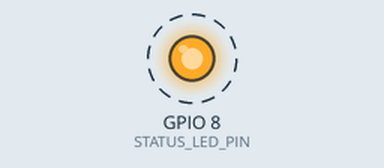
A sketch run on a simulated ESP32-C3. Shown: output pins drawn as LEDs (lit = HIGH). Dashed ring = blinking. What the sketch prints to the serial monitor is not drawn.

Above: at 0.2 s.
Timing chart, 0 to 3.0 s (numbered marks = the images above):
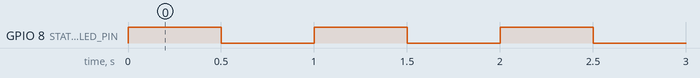

Measured:
- by itself, GPIO 8 (STATUS_LED_PIN): alternates HIGH for 0.50 s and LOW for 0.50 s

The sketch:

board_bringup.ino
```cpp
#include <Arduino.h>

// Board: ESP32C3 Dev Module
// Tools > USB CDC On Boot: Enabled
// First test: USB power only, with no external circuits connected.
// Common black C3 SuperMini: GPIO8 is an active-low onboard LED.
// If your board revision differs, check its schematic first.
constexpr uint8_t STATUS_LED_PIN = 8;
constexpr uint32_t BLINK_INTERVAL_MS = 500;

bool ledOn = false;
uint32_t lastToggleMs = 0;
uint32_t tick = 0;

void setup() {
  digitalWrite(STATUS_LED_PIN, HIGH);
  pinMode(STATUS_LED_PIN, OUTPUT);
  Serial.begin(115200);
}

void loop() {
  const uint32_t now = millis();
  if (now - lastToggleMs >= BLINK_INTERVAL_MS) {
    lastToggleMs = now;
    ledOn = !ledOn;
    digitalWrite(STATUS_LED_PIN, ledOn ? LOW : HIGH);
    Serial.print("C3 SuperMini OK | tick=");
    Serial.print(++tick);
    Serial.print(" | uptime_ms=");
    Serial.println(now);
  }
}
```
